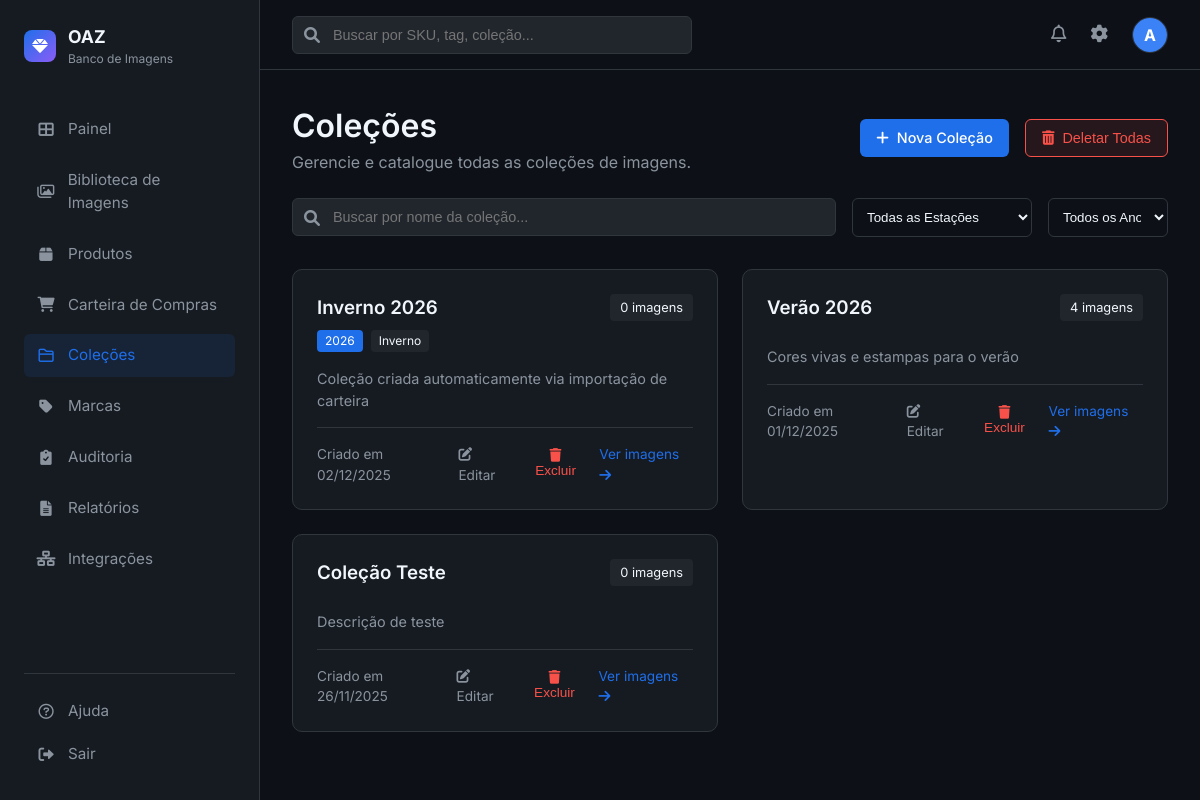
Before: /collections (signed in) with the older database file.
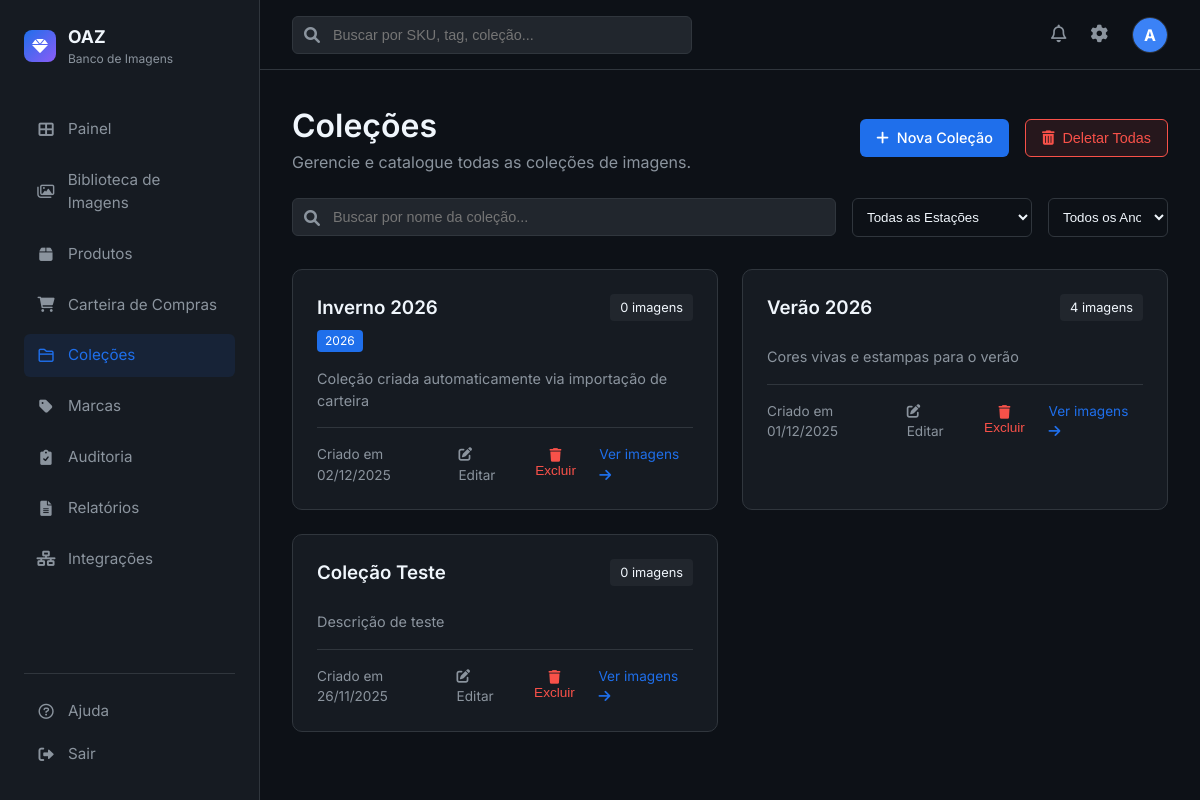
After: the same page with the newer database file.
### app.py (models this page shows, shortened)
class User(UserMixin, db.Model):
    id = db.Column(db.Integer, primary_key=True)
    username = db.Column(db.String(80), unique=True, nullable=False)
    email = db.Column(db.String(120), unique=True, nullable=False)
    password_hash = db.Column(db.String(128))

class Collection(db.Model):
    id = db.Column(db.Integer, primary_key=True)
    name = db.Column(db.String(100), nullable=False)
    description = db.Column(db.Text)
    season = db.Column(db.String(50))  # Estação: Primavera/Verão, Outono/Inverno
    year = db.Column(db.Integer)  # Ano da coleção
    campanha = db.Column(db.String(100))  # Nome da campanha
    created_at = db.Column(db.DateTime, default=datetime.utcnow)
    images = db.relationship('Image', backref='collection', lazy=True)

### app.py (the view)
@app.route('/collections')
@login_required
def collections():
    search = request.args.get('search', '')
    season = request.args.get('season', '')
    year = request.args.get('year', '')
    query = Collection.query
    if search:
        query = query.filter(Collection.name.ilike(f'%{search}%'))
    if season:
        query = query.filter_by(season=season)
    if year:
        query = query.filter_by(year=int(year))
    collections = query.order_by(Collection.created_at.desc()).all()
    return render_template('collections/list.html', collections=collections)

### app.py (called while the page is built)
@login_manager.user_loader
def load_user(user_id):
    return User.query.get(int(user_id))

### templates/collections/list.html (shortened to what this page needs)
{% extends "base.html" %}
{% block content %}
<div style="display: flex; justify-content: space-between; align-items: center; margin-bottom: 1.5rem;">
    <div>
        <h1>Coleções</h1>
        <p style="color: var(--text-secondary);">Gerencie e catalogue todas as coleções de imagens.</p>
    </div>
    <div style="display: flex; gap: 1rem;">
        <a href="{{ url_for('new_collection') }}" class="btn btn-primary">
            <i class="fas fa-plus"></i> Nova Coleção
        </a>
        {% if collections %}
        <button type="button" onclick="confirmarDeletarTodas()" class="btn" style="background: rgba(248, 81, 73, 0.1); border: 1px solid #f85149; color: #f85149;">
            <i class="fas fa-trash-alt"></i> Deletar Todas
        </button>
        {% endif %}
    </div>
</div>
<div style="margin-bottom: 2rem; display: flex; gap: 1rem;">
    <form method="GET" action="{{ url_for('collections') }}" style="display: flex; gap: 1rem; flex: 1;">
        <div class="search-bar" style="flex: 1; width: auto;">
            <i class="fas fa-search"></i>
            <input type="text" name="search" placeholder="Buscar por nome da coleção..." value="{{ request.args.get('search', '') }}">
        </div>
        <select name="season" class="form-control" style="width: 180px;" onchange="this.form.submit()">
            <option value="">Todas as Estações</option>
        </select>
        <select name="year" class="form-control" style="width: 120px;" onchange="this.form.submit()">
            <option value="">Todos os Anos</option>
        </select>
    </form>
</div>
{% if collections %}
<div style="display: grid; grid-template-columns: repeat(auto-fill, minmax(320px, 1fr)); gap: 1.5rem;">
    {% for collection in collections %}
    <div class="stat-card">
        <div style="display: flex; justify-content: space-between; align-items: start; margin-bottom: 1rem;">
            <div>
                <h3 style="margin-bottom: 0.25rem;">{{ collection.name }}</h3>
                <div style="display: flex; gap: 0.5rem; flex-wrap: wrap; margin-top: 0.5rem;">
                    {% if collection.year %}
                    <span style="background: var(--accent-blue); color: white; padding: 2px 8px; border-radius: 4px; font-size: 0.75rem;">
                        {{ collection.year }}
                    </span>
                    {% endif %}
                    {% if collection.season %}
                    <span style="background: var(--bg-tertiary); padding: 2px 8px; border-radius: 4px; font-size: 0.75rem;">
                        {{ collection.season }}
                    </span>
                    {% endif %}
                </div>
            </div>
            <span style="background: var(--bg-tertiary); padding: 4px 10px; border-radius: 4px; font-size: 0.8rem;">
                {{ collection.images | length }} imagens
            </span>
        </div>
        {% if collection.description %}
        <p style="color: var(--text-secondary); font-size: 0.9rem; margin-bottom: 1rem;">
            {{ collection.description[:100] }}{% if collection.description|length > 100 %}...{% endif %}
        </p>
        {% endif %}
        <div style="display: flex; justify-content: space-between; align-items: center; font-size: 0.85rem; color: var(--text-secondary); border-top: 1px solid var(--border-color); padding-top: 1rem;">
            <span>Criado em {{ collection.created_at.strftime('%d/%m/%Y') }}</span>
            <div style="display: flex; gap: 1rem; align-items: center;">
                <a href="{{ url_for('edit_collection', id=collection.id) }}" style="color: var(--text-secondary);">
                    <i class="fas fa-edit"></i> Editar
                </a>
                <form action="{{ url_for('delete_collection', id=collection.id) }}" method="POST" style="display: inline;" onsubmit="return confirm('Tem certeza que deseja excluir esta coleção?');">
                    <button type="submit" style="background: none; border: none; color: #f85149; cursor: pointer; font-size: 0.85rem; padding: 0;">
                        <i class="fas fa-trash"></i> Excluir
                    </button>
                </form>
                <a href="{{ url_for('catalog') }}?collection_id={{ collection.id }}" style="color: var(--accent-blue);">
                    Ver imagens <i class="fas fa-arrow-right"></i>
                </a>
            </div>
        </div>
    </div>
    {% endfor %}
</div>
{% endif %}
{% endblock %}

### templates/base.html (shortened to what this page needs)
<!DOCTYPE html>
<html lang="pt-BR">
<head>
    <link rel="stylesheet" href="{{ url_for('static', filename='css/style.css') }}">
    <link href="https://cdnjs.cloudflare.com/ajax/libs/font-awesome/6.0.0/css/all.min.css" rel="stylesheet">
</head>
<body>
    <div class="app-container">
        <aside class="sidebar">
            <div class="logo-area">
                <div class="logo-icon">
                    <i class="fas fa-gem"></i>
                </div>
                <div>
                    <div style="font-weight: 700; font-size: 1.1rem;">OAZ</div>
                    <div style="font-size: 0.75rem; color: var(--text-secondary);">Banco de Imagens</div>
                </div>
            </div>
            <nav class="nav-menu">
                <a href="{{ url_for('dashboard') }}"
                    class="nav-item {% if request.endpoint == 'dashboard' %}active{% endif %}">
                    <i class="fas fa-th-large"></i>
                    <span>Painel</span>
                </a>
                <a href="{{ url_for('catalog') }}"
                    class="nav-item {% if request.endpoint == 'catalog' %}active{% endif %}">
                    <i class="far fa-images"></i>
                    <span>Biblioteca de Imagens</span>
                </a>
                <a href="{{ url_for('produtos') }}"
                    class="nav-item {% if request.endpoint in ['produtos', 'new_produto', 'edit_produto'] %}active{% endif %}">
                    <i class="fas fa-box"></i>
                    <span>Produtos</span>
                </a>
                <a href="{{ url_for('carteira') }}"
                    class="nav-item {% if request.endpoint in ['carteira', 'importar_carteira'] %}active{% endif %}">
                    <i class="fas fa-shopping-cart"></i>
                    <span>Carteira de Compras</span>
                </a>
                <a href="{{ url_for('collections') }}"
                    class="nav-item {% if request.endpoint == 'collections' %}active{% endif %}">
                    <i class="far fa-folder"></i>
                    <span>Coleções</span>
                </a>
                <a href="{{ url_for('brands') }}"
                    class="nav-item {% if request.endpoint == 'brands' %}active{% endif %}">
                    <i class="fas fa-tag"></i>
                    <span>Marcas</span>
                </a>
                <a href="{{ url_for('auditoria') }}"
                    class="nav-item {% if request.endpoint in ['auditoria', 'historico_sku', 'skus_pendentes'] %}active{% endif %}">
                    <i class="fas fa-clipboard-check"></i>
                    <span>Auditoria</span>
                </a>
                <a href="{{ url_for('reports') }}"
                    class="nav-item {% if request.endpoint == 'reports' %}active{% endif %}">
                    <i class="fas fa-file-alt"></i>
                    <span>Relatórios</span>
                </a>
                <a href="{{ url_for('integrations') }}"
                    class="nav-item {% if request.endpoint == 'integrations' %}active{% endif %}">
                    <i class="fas fa-network-wired"></i>
                    <span>Integrações</span>
                </a>
            </nav>
            <div class="bottom-menu">
                <a href="#" class="nav-item">
                    <i class="far fa-question-circle"></i>
                    <span>Ajuda</span>
                </a>
                <a href="{{ url_for('logout') }}" class="nav-item">
                    <i class="fas fa-sign-out-alt"></i>
                    <span>Sair</span>
                </a>
            </div>
        </aside>
        <main class="main-content">
            <header class="top-header">
                <div class="search-bar">
                    <i class="fas fa-search"></i>
                    <input type="text" placeholder="Buscar por SKU, tag, coleção...">
                </div>
                <div class="header-actions">
                    <button class="icon-btn"><i class="far fa-bell"></i></button>
                    <a href="{{ url_for('settings') }}" class="icon-btn"><i class="fas fa-cog"></i></a>
                    <div class="user-profile">
                        <div
                            style="width:100%; height:100%; background:#3b82f6; display:flex; align-items:center; justify-content:center; color:white; font-weight:bold;">
                            {{ current_user.username[0].upper() }}
                        </div>
                    </div>
                </div>
            </header>
            <div class="content-scroll">
                {% block content %}{% endblock %}
            </div>
        </main>
    </div>
</body>
</html>

### static/css/style.css (style rules this page uses)
:root { --bg-primary: #0d1117; --bg-secondary: #161b22; --bg-tertiary: #21262d; --text-primary: #f0f6fc; --text-secondary: #8b949e; --accent-primary: #238636; --accent-blue: #1f6feb; --border-color: #30363d; --card-bg: #161b22; --hover-bg: #21262d; --font-main: 'Inter', -apple-system, BlinkMacSystemFont, sans-serif; }
* { box-sizing: border-box; margin: 0; padding: 0; }
body { font-family: var(--font-main); background-color: var(--bg-primary); color: var(--text-primary); line-height: 1.5; height: 100vh; display: flex; overflow: hidden; }
h1, h2, h3, h4, h5, h6 { color: var(--text-primary); font-weight: 600; }
a { text-decoration: none; color: var(--accent-blue); }
.app-container { display: flex; width: 100%; height: 100%; }
.sidebar { width: 260px; background-color: var(--bg-secondary); border-right: 1px solid var(--border-color); display: flex; flex-direction: column; padding: 1.5rem; flex-shrink: 0; }
.logo-area { display: flex; align-items: center; gap: 12px; margin-bottom: 2.5rem; }
.logo-icon { width: 32px; height: 32px; background: linear-gradient(135deg, #1f6feb, #8b5cf6); border-radius: 8px; display: flex; align-items: center; justify-content: center; font-weight: bold; color: white; }
.nav-menu { display: flex; flex-direction: column; gap: 0.5rem; flex: 1; }
.nav-item { display: flex; align-items: center; gap: 12px; padding: 10px 12px; border-radius: 6px; color: var(--text-secondary); transition: all 0.2s ease; font-size: 0.95rem; }
.nav-item:hover, .nav-item.active { background-color: rgba(31, 111, 235, 0.1); color: var(--accent-blue); }
.nav-item i { width: 20px; text-align: center; }
.bottom-menu { margin-top: auto; border-top: 1px solid var(--border-color); padding-top: 1rem; }
.main-content { flex: 1; display: flex; flex-direction: column; overflow: hidden; background-color: var(--bg-primary); }
.top-header { height: 70px; border-bottom: 1px solid var(--border-color); display: flex; align-items: center; justify-content: space-between; padding: 0 2rem; background-color: var(--bg-primary); }
.search-bar { position: relative; width: 400px; }
.search-bar input { width: 100%; background-color: var(--bg-tertiary); border: 1px solid var(--border-color); padding: 10px 16px 10px 40px; border-radius: 6px; color: var(--text-primary); font-size: 0.9rem; }
.search-bar i { position: absolute; left: 12px; top: 50%; transform: translateY(-50%); color: var(--text-secondary); }
.header-actions { display: flex; align-items: center; gap: 1.5rem; }
.icon-btn { background: none; border: none; color: var(--text-secondary); cursor: pointer; font-size: 1.1rem; }
.user-profile { width: 36px; height: 36px; border-radius: 50%; background-color: var(--bg-tertiary); border: 1px solid var(--border-color); overflow: hidden; }
.content-scroll { flex: 1; overflow-y: auto; padding: 2rem; }
.stat-card { background-color: var(--card-bg); border: 1px solid var(--border-color); border-radius: 10px; padding: 1.5rem; }
.btn { padding: 8px 16px; border-radius: 6px; font-size: 0.9rem; font-weight: 500; cursor: pointer; border: none; transition: all 0.2s; display: inline-flex; align-items: center; gap: 8px; }
.btn-primary { background-color: var(--accent-blue); color: white; }
.form-control { width: 100%; padding: 10px; background-color: var(--bg-primary); border: 1px solid var(--border-color); border-radius: 6px; color: var(--text-primary); }

Changed rows visible on the page:
changed Collection "Inverno 2026": season "Inverno" → (not shown)
